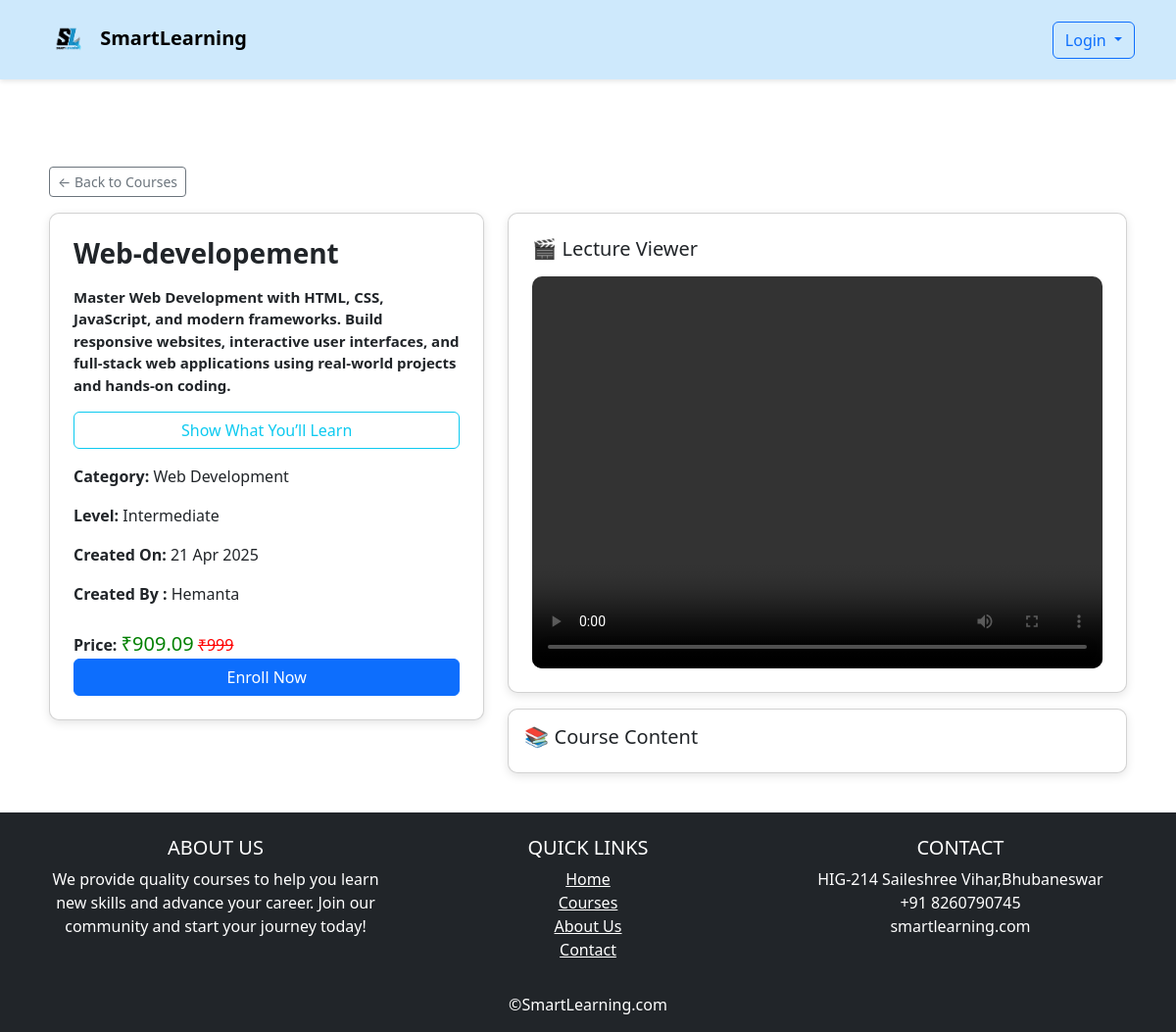
/course-details.php?id=10, run on the app's committed database.
### tables this page shows
CREATE TABLE `courses` (
  `id` int(11) NOT NULL,
  `educator_id` int(11) DEFAULT NULL,
  `title` varchar(255) DEFAULT NULL,
  `description` text DEFAULT NULL,
  `topics` text NOT NULL,
  `category` varchar(200) NOT NULL,
  `level` varchar(200) NOT NULL,
  `thumbnail` varchar(200) NOT NULL,
  `price` int(11) DEFAULT NULL,
  `discount` int(11) DEFAULT NULL,
  `tags` varchar(200) NOT NULL,
  `created_at` timestamp NOT NULL DEFAULT current_timestamp()
);

CREATE TABLE `users` (
  `id` int(11) NOT NULL,
  `name` varchar(255) NOT NULL,
  `email` varchar(255) NOT NULL,
  `password` varchar(255) NOT NULL,
  `role` varchar(20) NOT NULL,
  `image` varchar(200) NOT NULL,
  `otp` varchar(6) DEFAULT NULL,
  `otp_expires_at` datetime DEFAULT NULL,
  `is_verified` tinyint(1) DEFAULT 0
);

### course-details.php (the view, shortened to what this page needs)
<?php
include 'db_connect.php';
$course_id = $_GET['id'] ?? 0;
$student_id = $_SESSION['user_id'] ?? 0;
$enrolled = false;
if (!isset($_SESSION['role']) || $_SESSION['role'] !== 'student') {
  include_once 'navbar.php';
} else {
  include_once 'student_navbar.php';
  $enroll_check = $conn->prepare("SELECT * FROM enrollments WHERE student_id = ? AND course_id = ?");
  $enroll_check->bind_param("ii", $student_id, $course_id);
  $enroll_check->execute();
  $enrolled = $enroll_check->get_result()->num_rows > 0;
}
$course_query = $conn->prepare("
  SELECT courses.*, users.name AS instructor_name
  FROM courses
  JOIN users ON courses.educator_id = users.id
  WHERE courses.id = ?
");
$course_query->bind_param("i", $course_id);
$course_query->execute();
$course_result = $course_query->get_result();
$course = $course_result->fetch_assoc();
?>
<!DOCTYPE html>
<html lang="en">
<head>
  <link rel="stylesheet" href="https://cdn.jsdelivr.net/npm/bootstrap@5.3.0/dist/css/bootstrap.min.css">
</head>
<body>
<div class="container course-detail-container">
  <a href="index.php" class="btn btn-sm btn-outline-secondary mb-3">← Back to Courses</a>
  <div class="row g-4">
    <div class="col-md-5">
      <div class="card p-4">
        <h2 class="course-title"><?= htmlspecialchars($course['title']) ?></h2>
        <p class="desc mt-2"><?= nl2br(htmlspecialchars($course['description'])) ?></p>
        <?php if (!empty($course['topics'])):
        ?>
        <button class="btn btn-outline-info mb-3" type="button" data-bs-toggle="collapse" data-bs-target="#topicsCollapse" aria-expanded="false" aria-controls="topicsCollapse">
        Show What You’ll Learn
        </button>
        <?php endif; ?>
        <p><strong>Category:</strong> <?= htmlspecialchars($course['category'] ?? 'N/A') ?></p>
        <p><strong>Level:</strong> <?= htmlspecialchars($course['level'] ?? 'All Levels') ?></p>
        <p><strong>Created On:</strong> <?= date('d M Y', strtotime($course['created_at'])) ?></p>
        <p><strong>Created By :</strong> <?= htmlspecialchars($course['instructor_name']) ?></p>
        <div class="mt-2">
          <strong>Price:</strong>
          <?php if (!empty($course['discount']) && $course['discount'] > 0):
              $discounted = $course['price'] - ($course['price'] * $course['discount'] / 100);
          ?>
            <span class="price-tag">₹<?= $discounted ?></span>
            <span class="old-price">₹<?= $course['price'] ?></span>
          <?php else: ?>
            <span class="price-tag">₹<?= $course['price'] ?></span>
          <?php endif; ?>
        </div>
        <?php if (!$enrolled): ?>
          <form method="POST" action="enrollment.php">
            <button type="submit" class="btn btn-primary w-100">Enroll Now</button>
          </form>
        <?php else: ?>
          <button class="btn btn-outline-success w-100" disabled>Already Enrolled</button>
        <?php endif; ?>
      </div>
    </div>
    <div class="col-md-7">
      <div class="card p-4 mb-3">
        <h5 class="mb-3">🎬 Lecture Viewer</h5>
        <video id="videoPlayer" class="video-player" controls>
          <source src="videos/5495890-hd_1080_1920_30fps.mp4" type="video/mp4">
        </video>
      </div>
      <div class="card p-3">
        <h5>📚 Course Content</h5>
      </div>
    </div>
  </div>
</div>
<div class="position-fixed bottom-0 end-0 p-3" style="z-index: 1050">
</div>
<?php include 'footer.php'; ?>
</body>
</html>

### course-details.php (style rules this page uses)
.course-detail-container { padding: 40px 20px; }
.card { border-radius: 10px; box-shadow: 0 3px 10px rgba(0,0,0,0.1); }
.video-player { width: 100%; border-radius: 10px; height : 400px; }
.course-title { font-size: 28px; font-weight: 600; }
.price-tag { font-size: 20px; color: green; }
.old-price { text-decoration: line-through; color: red; }
.desc { font-size: 15px; font-weight : bold; margin-top : 4px; }

### data on the page
courses: title "Web-developement", description "Master Web Development with HTML, CSS, JavaScript, and modern frameworks. Build responsive websites, interactive user interfaces, and full-stack web applications using real-world projects and hands-on coding.", category "Web Development", level "Intermediate", created_at "21 Apr 2025", educator.name "Hemanta", discounted "909.09", price "999"
